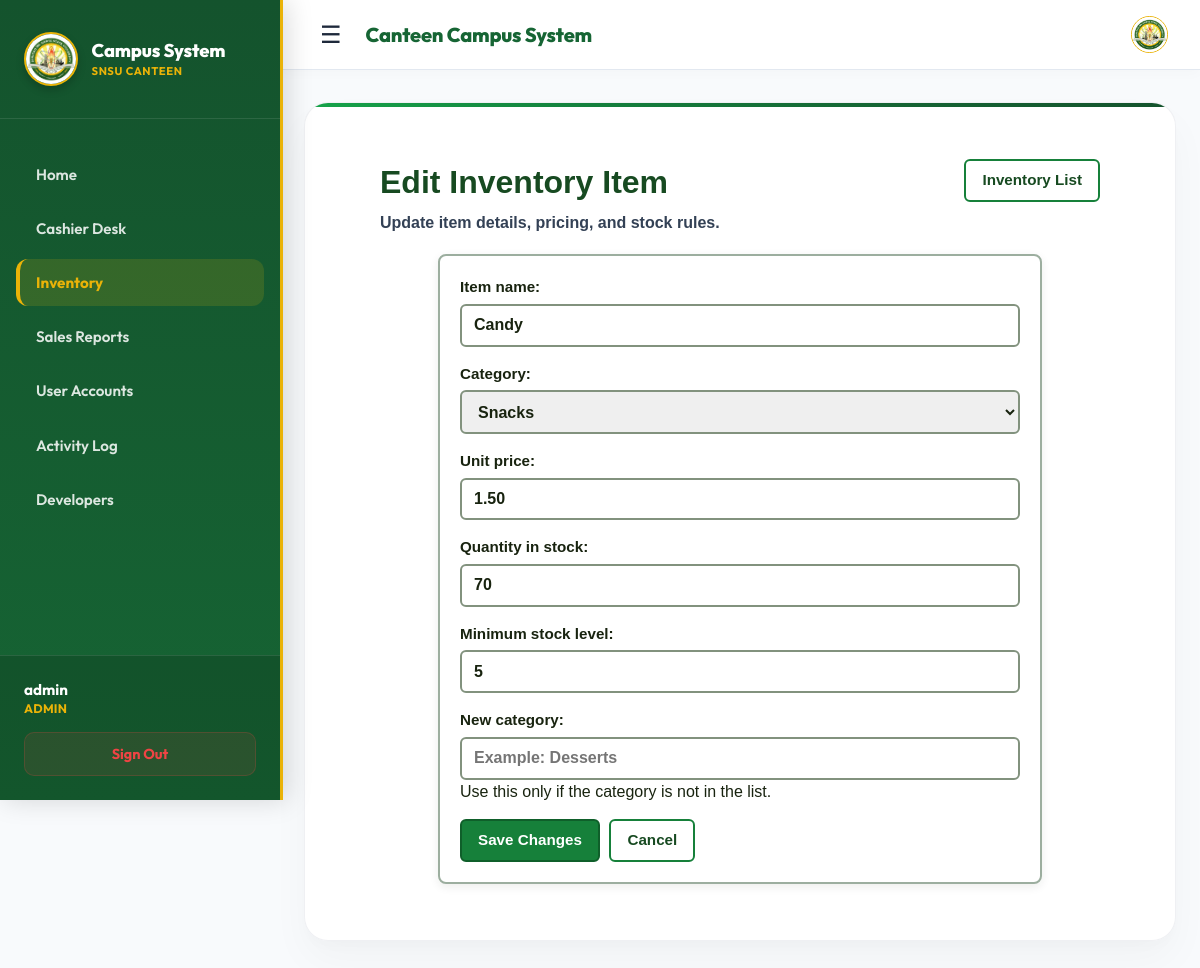
/inventory/edit/1/ (signed in), run on the app's committed database.
### inventory/models.py (models this page shows, shortened)
class InventoryItem(models.Model):
	item_name = models.CharField(max_length=100)
	category = models.CharField(max_length=50)
	unit_price = models.DecimalField(max_digits=8, decimal_places=2)
	quantity_in_stock = models.PositiveIntegerField()
	minimum_stock_level = models.PositiveIntegerField()
	status = models.CharField(max_length=20, choices=STATUS_CHOICES, default="Available")

### accounts/decorators.py (the view, shortened to what this page needs)
    def _wrapped_view(request, *args, **kwargs):
        if not request.user.is_authenticated:
            return redirect(f'/accounts/login/?next={request.path}')
        role = 'cashier'
        if hasattr(request.user, 'profile'):
            role = request.user.profile.role
        return view_func(request, *args, **kwargs)

### inventory/views.py (shortened to what this page needs)
class InventoryItemForm(forms.ModelForm):
    new_category = forms.CharField(
        required=False,
        max_length=50,
        label='New category',
        help_text='Use this only if the category is not in the list.',
        widget=forms.TextInput(attrs={
            'placeholder': 'Example: Desserts',
        }),
    )
    class Meta:
        model = InventoryItem
        fields = ['item_name', 'category', 'unit_price', 'quantity_in_stock', 'minimum_stock_level']
        widgets = {
            'category': forms.Select(),
        }
    def __init__(self, *args, **kwargs):
        super().__init__(*args, **kwargs)
        categories = get_category_names()
        self.fields['category'].choices = [('', 'Select category')] + [
            (category, category) for category in categories
        ]
        self.fields['category'].widget.choices = self.fields['category'].choices
        self.fields['category'].required = False

### inventory/context_processors.py (called while the page is built)
def stock_alerts(request):
    if not getattr(request, 'user', None) or not request.user.is_authenticated:
        return {}
    low_stock_count = InventoryItem.objects.filter(
        quantity_in_stock__lte=F('minimum_stock_level'),
        quantity_in_stock__gt=0,
    ).count()
    out_of_stock_count = InventoryItem.objects.filter(quantity_in_stock=0).count()
    return {
        'global_low_stock_count': low_stock_count,
        'global_out_of_stock_count': out_of_stock_count,
        'global_stock_alert_count': low_stock_count + out_of_stock_count,
    }

### inventory/views.py (called while the page is built)
def get_category_names():
    ensure_default_categories()
    return list(Category.objects.values_list('name', flat=True))

def ensure_default_categories():
    existing_item_categories = InventoryItem.objects.exclude(category='').values_list('category', flat=True).distinct()
    category_names = [category for category, label in CATEGORY_CHOICES]
    category_names.extend(existing_item_categories)
    for category_name in category_names:
        clean_name = category_name.strip()
        if clean_name:
            Category.objects.get_or_create(name=clean_name)

### templates/inventory/edit_inventory_item.html (shortened to what this page needs)
{% extends 'base.html' %}
{% block content %}
<div class="inv-page inv-narrow">
    <div class="inv-header">
        <div>
            <h2 class="inv-title">Edit Inventory Item</h2>
            <p class="inv-subtitle">Update item details, pricing, and stock rules.</p>
        </div>
        <div class="inv-actions">
            <a href="{% url 'inventory_list' %}" class="btn btn-muted">Inventory List</a>
        </div>
    </div>
    <div class="form-container">
        <form method="post" class="inv-form">
            {{ form.as_p }}
            <div class="form-actions">
                <button type="submit" class="btn btn-success">Save Changes</button>
                <a href="{% url 'inventory_list' %}" class="btn btn-muted">Cancel</a>
            </div>
        </form>
    </div>
</div>
{% endblock %}

### templates/base.html (shortened to what this page needs)
{% load static %}
<!DOCTYPE html>
<html>
<head>
</head>
<body>
    <div class="app-layout">
        {% if user.is_authenticated %}
        <aside class="app-sidebar" id="appSidebar">
            <div class="sidebar-brand">
                <img src="{% static 'core/images/snsu_logo.jpg' %}" alt="SNSU Logo" class="sidebar-logo">
                <div>
                    <div class="sidebar-brand-name">Campus System</div>
                    <div class="sidebar-brand-tagline">SNSU Canteen</div>
                </div>
            </div>
            <nav class="sidebar-menu">
                <a href="/" class="sidebar-link" id="link-home">
                    Home
                </a>
                {% if user.is_staff or user.is_superuser or user.profile.role == 'admin' %}
                <a href="/cashier/" class="sidebar-link" id="link-cashier">
                    Cashier Desk
                </a>
                <a href="/inventory/" class="sidebar-link" id="link-inventory">
                    Inventory
                </a>
                <a href="/cashier/reports/history/" class="sidebar-link" id="link-reports">
                    Sales Reports
                </a>
                <a href="/accounts/manage/" class="sidebar-link" id="link-users">
                    User Accounts
                </a>
                <a href="/activity/" class="sidebar-link" id="link-activity">
                    Activity Log
                </a>
                {% else %}
                <a href="/cashier/" class="sidebar-link" id="link-cashier">
                    Cashier Desk
                </a>
                {% endif %}
                <a href="/developers/" class="sidebar-link" id="link-developers">
                    Developers
                </a>
            </nav>
            <div class="sidebar-footer">
                <div class="sidebar-user">
                    <span class="sidebar-username">{{ user.username }}</span>
                    <span class="sidebar-role">{% if user.is_staff or user.is_superuser or user.profile.role == 'admin' %}Admin{% elif user.profile.role == 'monitor' %}Monitor{% else %}Cashier{% endif %}</span>
                </div>
                <a href="{% url 'logout' %}" class="sidebar-logout-btn">
                    Sign Out
                </a>
            </div>
        </aside>
        {% endif %}
        <div class="main-layout-container" style="{% if not user.is_authenticated %}margin-left: 0; background: #eef5ef;{% endif %}">
            {% if user.is_authenticated %}
            <header class="app-top-bar screen-only">
                <button type="button" class="sidebar-toggle" onclick="toggleSidebar()">
                    ☰
                </button>
                <div class="top-bar-title">Canteen Campus System</div>
                <img src="{% static 'core/images/snsu_logo.jpg' %}" alt="SNSU Logo" style="width: 35px; height: 35px; border-radius: 50%; object-fit: cover; border: 1.5px solid #eab308; margin-left: auto;">
            </header>
            {% endif %}
            <main style="{% if not user.is_authenticated %}max-width: 500px; padding: 2rem 1.5rem;{% endif %}">
                {% block page_shell_start %}<div class="page-shell">{% endblock %}
                    {% block content %}
                    {% endblock %}
                {% block page_shell_end %}</div>{% endblock %}
            </main>
        </div>
    </div>
</body>
</html>

### templates/base.html (style rules this page uses)
body { margin: 0; background: #f8fafc; color: #1e293b; font-family: 'Outfit', sans-serif; min-height: 100vh; }
main { max-width: 1280px; margin: 0 auto; padding: 2rem 1.5rem 3rem; width: 100%; box-sizing: border-box; }
.app-layout { display: flex; min-height: 100vh; min-width: 0; width: 100%; position: relative; }
.app-sidebar { width: 280px; height: 100vh; background: linear-gradient(180deg, #14532d 0%, #166534 100%); color: #ffffff; position: fixed; top: 0; left: 0; display: flex; flex-direction: column; z-index: 100; transition: transform 0.3s cubic-bezier(0.4, 0, 0.2, 1); box-shadow: 4px 0 25px rgba(0,0,0,0.15); border-right: 3px solid #eab308; }
.main-layout-container { flex-grow: 1; margin-left: 280px; transition: margin-left 0.3s cubic-bezier(0.4, 0, 0.2, 1); display: flex; flex-direction: column; min-height: 100vh; min-width: 0; width: 100%; }
.sidebar-brand { padding: 2rem 1.5rem; display: flex; align-items: center; gap: 0.85rem; border-bottom: 1px solid rgba(255,255,255,0.1); }
.sidebar-logo { width: 50px; height: 50px; border-radius: 50%; object-fit: cover; border: 2px solid #eab308; box-shadow: 0 4px 8px rgba(0,0,0,0.2); }
.sidebar-brand-name { font-size: 1.15rem; font-weight: 800; color: #ffffff; line-height: 1.2; letter-spacing: -0.01em; }
.sidebar-brand-tagline { font-size: 0.7rem; color: #eab308; font-weight: 700; text-transform: uppercase; letter-spacing: 0.05em; margin-top: 0.15rem; }
.sidebar-menu { flex-grow: 1; padding: 2rem 1rem; display: flex; flex-direction: column; gap: 0.5rem; overflow-y: auto; }
.sidebar-link { display: flex; align-items: center; gap: 1rem; color: rgba(255,255,255,0.85); text-decoration: none; font-weight: 600; padding: 0.85rem 1.25rem; border-radius: 12px; transition: all 0.25s ease; font-size: 0.95rem; }
.sidebar-link.active { background: rgba(234, 179, 8, 0.15); color: #eab308; border-left: 4px solid #eab308; padding-left: 1rem; font-weight: 700; }
.sidebar-footer { padding: 1.5rem; background: rgba(0,0,0,0.15); border-top: 1px solid rgba(255,255,255,0.1); display: flex; flex-direction: column; gap: 1rem; }
.sidebar-user { display: flex; flex-direction: column; }
.sidebar-username { font-weight: 700; font-size: 0.95rem; color: #ffffff; }
.sidebar-role { font-size: 0.78rem; color: #eab308; font-weight: 700; text-transform: uppercase; margin-top: 0.15rem; letter-spacing: 0.02em; }
.sidebar-logout-btn { display: flex; align-items: center; justify-content: center; gap: 0.5rem; background: rgba(239, 68, 68, 0.1); color: #ef4444; border: 1px solid rgba(239, 68, 68, 0.2); font-weight: 700; padding: 0.75rem; border-radius: 10px; text-decoration: none; text-align: center; transition: all 0.25s ease; font-size: 0.9rem; }
.app-top-bar { height: 70px; background: #ffffff; border-bottom: 1px solid #e2e8f0; display: flex; align-items: center; padding: 0 2rem; position: sticky; top: 0; z-index: 80; box-shadow: 0 4px 12px rgba(0,0,0,0.02); box-sizing: border-box; }
.sidebar-toggle { background: none; border: none; color: #1e293b; font-size: 1.5rem; cursor: pointer; padding: 0.5rem; display: flex; align-items: center; justify-content: center; border-radius: 8px; transition: background-color 0.2s; }
.top-bar-title { font-size: 1.25rem; font-weight: 800; color: #166534; margin-left: 1rem; letter-spacing: -0.01em; }
.page-shell { background: rgba(255, 255, 255, 0.95); backdrop-filter: blur(20px); border-radius: 24px; box-shadow: 0 20px 40px rgba(0, 0, 0, 0.03), 0 8px 16px rgba(0, 0, 0, 0.02), inset 0 1px 0 rgba(255, 255, 255, 0.8); padding: 2.5rem; border: 1px solid rgba(229, 231, 235, 0.6); position: relative; overflow: hidden; box-sizing: border-box; }
.page-shell::before { content: ''; position: absolute; top: 0; left: 0; right: 0; height: 4px; background: linear-gradient(90deg, #16a34a, #15803d, #166534, #14532d); border-radius: 24px 24px 0 0; }

### data on the page
InventoryItem: item_name "Candy", category "Snacks", unit_price "1.50", quantity_in_stock "70", minimum_stock_level "5"

### other printed values
{{ user.username }} "admin"
